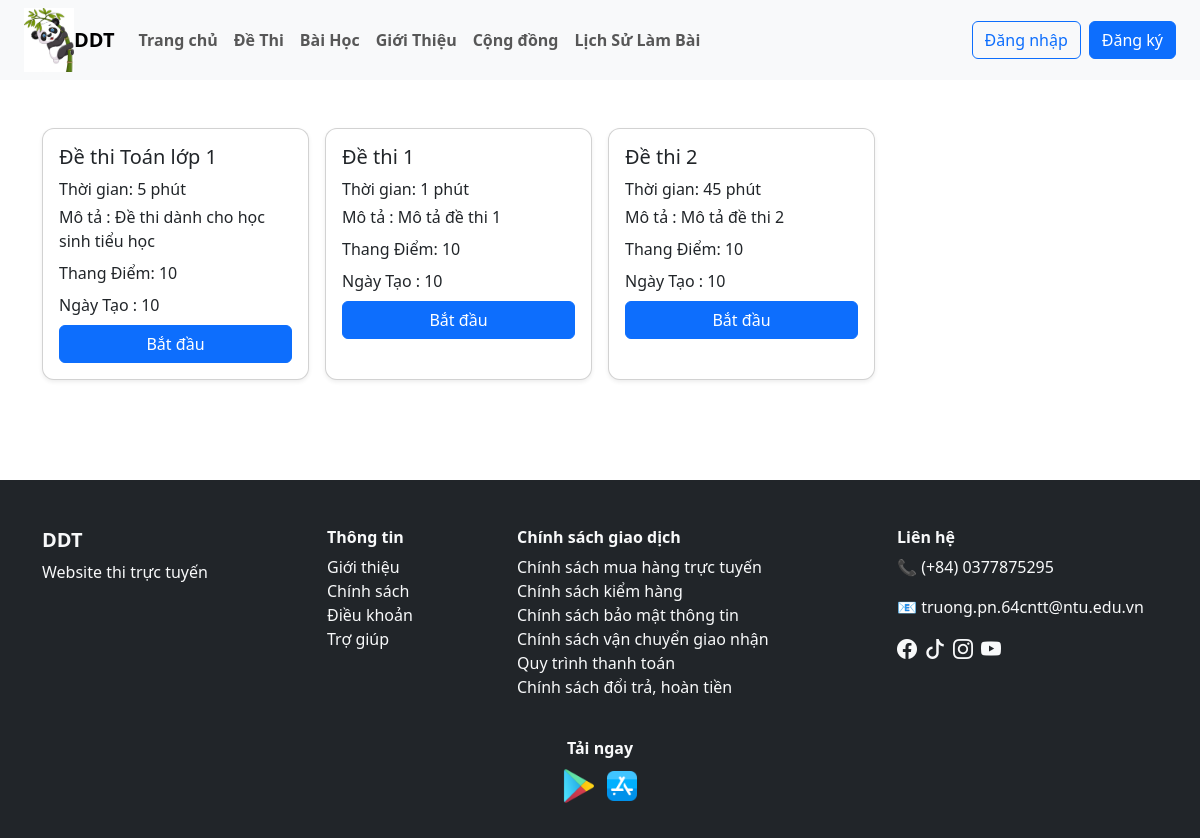
Screenshot of /user/bai_thi_theo_muc.php with the database file from the repository.
### tables this page shows
CREATE TABLE `de_thi` (
  `id` varchar(10) NOT NULL,
  `id_danh_muc` int(11) DEFAULT NULL,
  `ten_de_thi` varchar(255) NOT NULL,
  `mo_ta` text DEFAULT NULL,
  `thoi_gian` int(11) DEFAULT NULL,
  `id_bai_hoc` varchar(10) DEFAULT NULL,
  `thang_diem` int(11) DEFAULT 10,
  `ngay_tao` datetime DEFAULT current_timestamp(),
  `trang_thai` tinyint(1) NOT NULL DEFAULT 0
);

### user/bai_thi_theo_muc.php (the view, shortened to what this page needs)
<?php
include("./header.php");
if(isset($_GET['id_dm'])){
    $id_dm = $_GET['id_dm'];
    $sql_dm = "SELECT ten_danh_muc FROM danh_muc_de_thi WHERE id = $id_dm";
    $result_dm = mysqli_query($dbc, $sql_dm);
    if(mysqli_num_rows($result_dm) > 0){
        $ten_dm = mysqli_fetch_assoc($result_dm)['ten_danh_muc'];
    }
    $sql_de = "SELECT * FROM de_thi WHERE id_danh_muc = $id_dm ORDER BY ngay_tao DESC";
    $result_de = mysqli_query($dbc, $sql_de);
} else {
    $result_de = mysqli_query($dbc, "SELECT * FROM de_thi ORDER BY ngay_tao DESC");
}
?>
<div class="container my-5">
    <div class="row g-3">
        <?php if(mysqli_num_rows($result_de) > 0): ?>
        <?php while($row = mysqli_fetch_assoc($result_de)): ?>
        <div class="col-12 col-sm-6 col-md-4 col-lg-3">
            <div class="card shadow-sm h-100">
                <div class="card-body">
                    <h5 class="card-title"><?= $row['ten_de_thi'] ?></h5>
                    <p class="card-text mb-1">Thời gian: <?= $row['thoi_gian'] ?> phút</p>
                    <p class="card-text mb-2">Mô tả : <?php echo $row['mo_ta']?></p>
                    <p class="card-text mb-2">Thang Điểm: <?php echo $row['thang_diem']?></p>
                    <p class="card-text mb-2">Ngày Tạo : <?php echo $row['thang_diem']?></p>
                    <a href="./chi_tiet_de_thi.php?id=<?= $row['id'] ?>" class="btn btn-primary w-100">Bắt đầu</a>
                </div>
            </div>
        </div>
        <?php endwhile; ?>
        <?php else: ?>
        <p>Chưa có đề thi nào trong danh mục này.</p>
        <?php endif; ?>
    </div>
</div>
<?php include("./footer.php"); ?>

### user/CSS/style_user.css (style rules this page uses)
.card { border-radius: 12px; overflow: hidden; }

### rows the page displays
de_thi: ten_de_thi "Đề thi Toán lớp 1", thoi_gian "5", mo_ta "Đề thi dành cho học sinh tiểu học", thang_diem "10"
de_thi: ten_de_thi "Đề thi 1", thoi_gian "1", mo_ta "Mô tả đề thi 1", thang_diem "10"
de_thi: ten_de_thi "Đề thi 2", thoi_gian "45", mo_ta "Mô tả đề thi 2", thang_diem "10"
